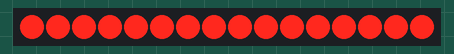
The program below on a simulated ATmega328P, built with avr-gcc and emulated at 16 MHz. On the bench: 16 shift-register outputs drawn as a row of LEDs (first output left, lit = HIGH). Wiring (inferred from the names in the program): 2 × shift register (74HC595): data PB0; shift clock PD7; latch PD4. Wiring (inferred from the signals the program sends): row of LEDs: on Q0, Q1, Q2, Q3, Q4, Q5, Q6, Q7, Q8, Q9, Q10, Q11, Q12, Q13, Q14, Q15.

Above: at 0.13 s.
At 0.39 s:
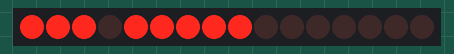
At 0.65 s:
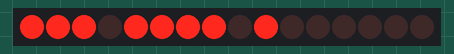
At 0.91 s:
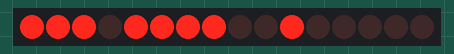
At 1.44 s:
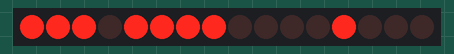
At 2.75 s:
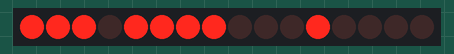
Timing chart, 0 to 3.0 s (numbered marks = the images above):
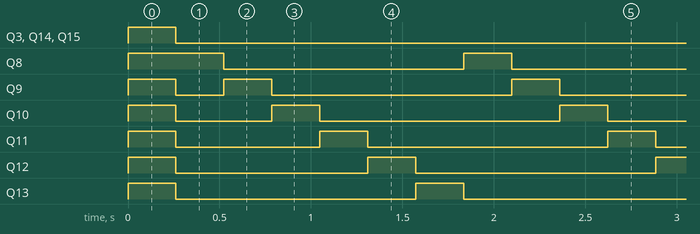

Measured:
- by itself, Q3, Q14, Q15: LOW → HIGH at 0.00 s, → LOW 0.26 s later
- by itself, Q8: repeats every 1.6 s: LOW 1.3 s, HIGH 0.26 s
- by itself, Q9: goes HIGH 0.26 s, LOW 0.26 s, 25 × (HIGH 0.26 s, LOW 1.3 s), then HIGH
- by itself, Q10: goes HIGH 0.26 s, LOW 0.52 s, 24 × (HIGH 0.26 s, LOW 1.3 s), HIGH 0.26 s, then LOW
- by itself, Q11: goes HIGH 0.26 s, LOW 0.79 s, 24 × (HIGH 0.26 s, LOW 1.3 s), HIGH 0.26 s, then LOW
- by itself, Q12: goes HIGH 0.26 s, LOW 1.0 s, 24 × (HIGH 0.26 s, LOW 1.3 s), HIGH 0.26 s, then LOW
- by itself, Q13: alternates HIGH for 0.26 s and LOW for 1.3 s

The program:

main.c
```c
// (licence header left out)
/* Includes ----------------------------------------------------------*/
#include <avr/io.h>         // AVR device-specific IO definitions
#include <avr/interrupt.h>  // Interrupts standard C library for AVR-GCC
#include "timer.h"          // Timer library for AVR-GCC
#include "segment.h"        // Seven-segment display library for AVR-GCC

uint8_t singles  = 0;
uint8_t decimals = 0;

/* Function definitions ----------------------------------------------*/
/**
 * Main function where the program execution begins. Display decimal
 * counter values on SSD (Seven-segment display) when 16-bit
 * Timer/Counter1 overflows.
 */
int main(void)
{
    // Configure SSD signals
    SEG_init();

	/* Configure 8-bit Timer/Counter1
     * Set prescaler and enable overflow interrupt */
	TIM1_overflow_262ms();
	TIM1_overflow_interrupt_enable();

    // Enables interrupts by setting the global interrupt mask
	sei();
    // Infinite loop
    while (1)
    {
        /* Empty loop. All subsequent operations are performed exclusively
         * inside interrupt service routines ISRs */
    }

    // Will never reach this
    return 0;
}

/* Interrupt service routines ----------------------------------------*/

/**
 * ISR starts when Timer/Counter1 overflows. Display it on SSD.
 */

ISR(TIMER1_OVF_vect)
{
	static uint8_t position = 0;
	SEG_update_shift_regs(position , 0);
	position++;
	if (position > 5)
	{
		position = 0;
	}

}
```

segment.c
```c
// (licence header left out)
/* Includes ----------------------------------------------------------*/
#define	 F_CPU 16000000
#include <util/delay.h>
#include "gpio.h"
#include "segment.h"

/* Function definitions ----------------------------------------------*/
void SEG_init(void)
{
    /* Configuration of SSD signals */
    GPIO_config_output(&DDRD, SEGMENT_LATCH);
    GPIO_config_output(&DDRD, SEGMENT_CLK);
    GPIO_config_output(&DDRB, SEGMENT_DATA);
}

/* Variables ---------------------------------------------------------*/
// Active-low segments
uint8_t segment_value[] = {
	// abcdefgDP
	0b01111111,      // segment A
	0b10111111,      // segment B
	0b11011111,      // segment C
	0b11101111,      // segment D
	0b11110111,		 // segment E
	0b11111011};	 // segment F


// Active-high position 0 to 3
uint8_t segment_position[] = {
	// p3p2p1p0....
	0b00010000,   // Position 0
	0b00100000,   // Position 1
	0b01000000,	  // Position 2
	0b10000000};  // Position 3

/*--------------------------------------------------------------------*/

/*--------------------------------------------------------------------*/
void SEG_update_shift_regs(uint8_t segments, uint8_t position)
{
    uint8_t bit_number;
	segments = segment_value[segments];     // A, B, ..., F
	position = segment_position[position];  // 0, 1, 2, 3

    // Pull LATCH, CLK, and DATA low
	GPIO_write_low(&PORTD,SEGMENT_LATCH);
	GPIO_write_low(&PORTD,SEGMENT_CLK);
	GPIO_write_low(&PORTB,SEGMENT_DATA);

    _delay_us(1);

    // Loop through the 1st byte (segments)
    // a b c d e f g DP (active low values)
    for (bit_number = 0; bit_number < 8; bit_number++)
    {
        // Output DATA value (bit 0 of "segments")
		if ((segments & 1) == 0)
		{
			GPIO_write_low(&PORTB,SEGMENT_DATA);
		}
		else
		{
			GPIO_write_high(&PORTB,SEGMENT_DATA);
		}
		// Wait 1 us
        _delay_us(1);

        // Pull CLK high
		GPIO_write_high(&PORTD,SEGMENT_CLK);

		// Wait 1 us
        _delay_us(1);

        // Pull CLK low
		GPIO_write_low(&PORTD,SEGMENT_CLK);

        // Shift "segments"
        segments = segments >> 1;
    }

    // Loop through the 2nd byte (position)
    // p3 p2 p1 p0 . . . . (active high values)
    for (bit_number = 0; bit_number < 8; bit_number++)
    {
        // Output DATA value (bit 0 of "position")
		if ((position & 1) == 0)
			{
				GPIO_write_low(&PORTB,SEGMENT_DATA);
			}
		else
			{
				GPIO_write_high(&PORTB,SEGMENT_DATA);
			}
		// Wait 1 us
        _delay_us(1);

        // Pull CLK high
		GPIO_write_high(&PORTD,SEGMENT_CLK);

		// Wait 1 us
        _delay_us(1);

        // Pull CLK low
		GPIO_write_low(&PORTD,SEGMENT_CLK);

        // Shift "position"
        position = position >> 1;
    }

    // Pull LATCH high
	GPIO_write_high(&PORTD,SEGMENT_LATCH);

	// Wait 1 us
    _delay_us(1);

}

/*--------------------------------------------------------------------*/
/* SEG_clear */

/*--------------------------------------------------------------------*/
/* SEG_clk_2us */
```

segment.h
```c
#ifndef SEGMENT_H
#define SEGMENT_H

/***********************************************************************
 *
 * Seven-segment display library for AVR-GCC.
 * ATmega328P (Arduino Uno), 16 MHz, AVR 8-bit Toolchain 3.6.2
 *
 * Copyright (c) 2019-2020 Tomas Fryza
 * Dept. of Radio Electronics, Brno University of Technology, Czechia
 * This work is licensed under the terms of the MIT license.
 *
 **********************************************************************/

/**
 * @file  segment.h
 * @brief Seven-segment display library for AVR-GCC.
 *
 * @details
 * The library contains functions for controlling the seven-segment
 * display (SSD) using two shift registers 74HC595.
 *
 * @copyright (c) 2019-2020 Tomas Fryza
 * Dept. of Radio Electronics, Brno University of Technology, Czechia
 * This work is licensed under the terms of the MIT license.
 */

/* Includes ----------------------------------------------------------*/
#include <avr/io.h>

/* Defines -----------------------------------------------------------*/
/**
 * @brief Defines the interface of SSD.
 * @note  Connection is based on Multi-function shield.
 */
#define SEGMENT_LATCH   PD4
#define SEGMENT_CLK     PD7
#define SEGMENT_DATA    PB0

/* Function prototypes -----------------------------------------------*/
/**
 * @brief Configure SSD signals LATCH, CLK, and DATA as output.
 */
void SEG_init(void);

/**
 * @brief Display segments at one position of the SSD.
 * @param segments - Segments to be displayed (abcdefgDP, active low)
 * @param position - Position of the display where the segments is to
 *                   be displayed (p3 p2 p1 p0 ...., active high)
 * @note  Two shift registers are connected in series, ie 16 bits are
 *        transmitted.
 */
void SEG_update_shift_regs(uint8_t segments, uint8_t position);

/* SEG_clear */

/* SEG_clk_2us */

#endif
```

timer.h
```c
#ifndef TIMER_H
#define TIMER_H

/***********************************************************************
 *
 * Timer library for AVR-GCC.
 * ATmega328P (Arduino Uno), 16 MHz, AVR 8-bit Toolchain 3.6.2
 *
 * Copyright (c) 2019-2020 Tomas Fryza
 * Dept. of Radio Electronics, Brno University of Technology, Czechia
 * This work is licensed under the terms of the MIT license.
 *
 **********************************************************************/

/**
 * @file  timer.h
 * @brief Timer library for AVR-GCC.
 *
 * @details
 * The library contains macros for controlling the timer modules.
 *
 * @note
 * Based on Microchip Atmel ATmega328P manual and no source file is
 * needed for the library.
 *
 * @copyright (c) 2019-2020 Tomas Fryza
 * Dept. of Radio Electronics, Brno University of Technology, Czechia
 * This work is licensed under the terms of the MIT license.
 */

/* Includes ----------------------------------------------------------*/
#include <avr/io.h>

/* Defines -----------------------------------------------------------*/

/**
 * @brief Defines prescaler CPU frequency values for Timer/Counter0.
 * @note  F_CPU = 16 MHz
 */
#define TIM0_stop()             TCCR0B &= ~((1<<CS02) | (1<<CS01) | (1<<CS00));
#define TIM0_overflow_16us()	TCCR0B &= ~((1<<CS02) | (1<<CS01)); TCCR0B |= (1<<CS00);
#define TIM0_overflow_128us()	TCCR0B &= ~((1<<CS02) | (1<<CS00)); TCCR0B |= (1<<CS01);
#define TIM0_overflow_1ms()		TCCR0B &= ~(1<<CS02); TCCR0B |= ((1<<CS01) | (1<<CS00));
#define TIM0_overflow_4ms()		TCCR0B &= ~((1<<CS01) | (1<<CS00)); TCCR0B |= (1<<CS02);
#define TIM0_overflow_16ms()	TCCR0B &= ~(1<<CS01); TCCR1B |= ((1<<CS02) | (1<<CS00));

/**
 * @brief Defines prescaler CPU frequency values for Timer/Counter2.
 * @note  F_CPU = 16 MHz
 */
#define TIM2_stop()             TCCR2B &= ~((1<<CS22) | (1<<CS21) | (1<<CS20));
#define TIM2_overflow_16us()	TCCR2B &= ~((1<<CS22) | (1<<CS21)); TCCR2B |= (1<<CS20);
#define TIM2_overflow_128us()	TCCR2B &= ~((1<<CS22) | (1<<CS20)); TCCR2B |= (1<<CS21);
#define TIM2_overflow_512us()	TCCR2B &= ~(1<<CS22); TCCR2B |= ((1<<CS21) | (1<<CS20));
#define TIM2_overflow_1ms()		TCCR2B |= (1<<CS22); TCCR2B &= ~((1<<CS21) | (1<<CS20));
#define TIM2_overflow_2ms()		TCCR2B |= ((1<<CS22) | (1<<CS20)); TCCR2B &= ~(1<<CS21);
#define TIM2_overflow_4ms()		TCCR2B |= ((1<<CS22) | (1<<CS21)); TCCR2B &= ~(1<<CS20);
#define TIM2_overflow_16ms()	TCCR2B |= ((1<<CS20) | (1<<CS21) | (1<<CS22));

/**
 * @brief Defines prescaler CPU frequency values for Timer/Counter1.
 * @note  F_CPU = 16 MHz
 */
#define TIM1_stop()             TCCR1B &= ~((1<<CS12) | (1<<CS11) | (1<<CS10));
#define TIM1_overflow_4ms()     TCCR1B &= ~((1<<CS12) | (1<<CS11)); TCCR1B |= (1<<CS10);
#define TIM1_overflow_33ms()    TCCR1B &= ~((1<<CS12) | (1<<CS10)); TCCR1B |= (1<<CS11);
#define TIM1_overflow_262ms()   TCCR1B &= ~(1<<CS12); TCCR1B |= (1<<CS11) | (1<<CS10);
#define TIM1_overflow_1s()      TCCR1B &= ~((1<<CS11) | (1<<CS10)); TCCR1B |= (1<<CS12);
#define TIM1_overflow_4s()      TCCR1B &= ~(1<<CS11); TCCR1B |= (1<<CS12) | (1<<CS10);

/**
 * @brief Defines interrupt enable/disable modes for Timer/Counter1.
 */
#define TIM1_overflow_interrupt_enable()    TIMSK1 |= (1<<TOIE1);
#define TIM1_overflow_interrupt_disable()   TIMSK1 &= ~(1<<TOIE1);
/**
 * @brief Defines interrupt enable/disable modes for Timer/Counter0.
 */
#define TIM0_overflow_interrupt_enable()    TIMSK0 |= (1<<TOIE0);
#define TIM0_overflow_interrupt_disable()   TIMSK0 &= ~(1<<TOIE0);
/**
 * @brief Defines interrupt enable/disable modes for Timer/Counter2.
 */
#define TIM2_overflow_interrupt_enable()    TIMSK2 |= (1<<TOIE2);
#define TIM2_overflow_interrupt_disable()   TIMSK2 &= ~(1<<TOIE2);

#endif
```

gpio.c
```c
// (licence header left out)
/* Includes ----------------------------------------------------------*/
#include "gpio.h"

/* Function definitions ----------------------------------------------*/
void GPIO_config_output(volatile uint8_t *reg_name, uint8_t pin_num)
{
    *reg_name = *reg_name | (1<<pin_num);
}

/*--------------------------------------------------------------------*/
void GPIO_config_input_nopull(volatile uint8_t *reg_name, uint8_t pin_num)
{
	*reg_name = *reg_name & ~(1<<pin_num);
	*reg_name++;
	*reg_name = *reg_name & ~(1<<pin_num);
}

/*--------------------------------------------------------------------*/
void GPIO_config_input_pullup(volatile uint8_t *reg_name, uint8_t pin_num)
{
    *reg_name = *reg_name & ~(1<<pin_num);   // Data Direction Register
    *reg_name++;							 // Change pointer to Data Register
    *reg_name = *reg_name | (1<<pin_num);    // Data Register
}

/*--------------------------------------------------------------------*/
void GPIO_write_low(volatile uint8_t *reg_name, uint8_t pin_num)
{
    *reg_name = *reg_name & ~(1<<pin_num);
}

/*--------------------------------------------------------------------*/
void GPIO_write_high(volatile uint8_t *reg_name, uint8_t pin_num)
{
	*reg_name = *reg_name | (1<<pin_num);
}

/*--------------------------------------------------------------------*/
void GPIO_toggle(volatile uint8_t *reg_name, uint8_t pin_num)
{
	*reg_name = *reg_name ^ (1<<pin_num);
}

/*--------------------------------------------------------------------*/
uint8_t GPIO_read(volatile uint8_t *reg_name, uint8_t pin_num)
{
	if (bit_is_clear(*reg_name, pin_num))
	{
		return 0;

	}
	else
	{
		return  1 ;
	}
}
```

gpio.h
```c
#ifndef GPIO_H
#define GPIO_H

/***********************************************************************
 *
 * GPIO library for AVR-GCC.
 * ATmega328P (Arduino Uno), 16 MHz, AVR 8-bit Toolchain 3.6.2
 *
 * Copyright (c) 2019-2020 Tomas Fryza
 * Dept. of Radio Electronics, Brno University of Technology, Czechia
 * This work is licensed under the terms of the MIT license.
 *
 **********************************************************************/

/**
 * @file  gpio.h
 * @brief GPIO library for AVR-GCC.
 *
 * @details
 * The library contains functions for controlling AVRs' gpio pin(s).
 *
 * @note
 * Based on AVR Libc Reference Manual. Tested on ATmega328P (Arduino Uno),
 * 16 MHz, AVR 8-bit Toolchain 3.6.2.
 *
 * @copyright (c) 2019-2020 Tomas Fryza
 * Dept. of Radio Electronics, Brno University of Technology, Czechia
 * This work is licensed under the terms of the MIT license.
 */

/* Includes ----------------------------------------------------------*/
#include <avr/io.h>

/* Function prototypes -----------------------------------------------*/
/**
 * @brief Configure one output pin in Data Direction Register.
 * @param reg_name - Address of Data Direction Register, such as &DDRA,
 *                   &DDRB, ...
 * @param pin_num - Pin designation in the interval 0 to 7
 */
void GPIO_config_output(volatile uint8_t *reg_name, uint8_t pin_num);

void GPIO_config_input_nopull(volatile uint8_t *reg_name, uint8_t pin_num);

void GPIO_config_input_pullup(volatile uint8_t *reg_name, uint8_t pin_num);

void GPIO_write_low(volatile uint8_t *reg_name, uint8_t pin_num);

void GPIO_write_high(volatile uint8_t *reg_name, uint8_t pin_num);

void GPIO_toggle(volatile uint8_t *reg_name, uint8_t pin_num);

uint8_t GPIO_read(volatile uint8_t *reg_name, uint8_t pin_num);

#endif
```
